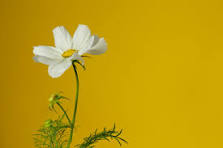
#> input picture Assignments/6th_APR/img1.jfif, 223 x 148 px
$ python Img_Num.py
#> lines starting #> are read from the running program, lines starting #| are printed output that depends on the picture
import cv2
import matplotlib.pyplot as plt

# Take image path from user
path = input("Enter image file path (example: sample.jpg): ")
#> the answer given: img1.jfif

# Load image
image = cv2.imread(path)
#> image is the input picture: shape (148, 223, 3); mean B, G, R 12.7, 156, 191.6

# Check if image exists
if image is None:
    print("❌ Image not found! Please check the path.")
else:
    print("\n✅ Image loaded successfully!\n")

    # Shape of image
    print("📌 Shape of image (Height, Width, Channels):")
    print(image.shape)
#| (148, 223, 3)

    # Pixel value at (0,0)
    print("\n📌 Pixel value at (0,0):")
    print(image[0, 0])
#| [  0 116 157]

    # First 10 pixel values
    print("\n📌 First 10 pixel values:")
    print(image.flatten()[:10])
#| [  0 116 157   0 116 157   1 117 158   1]

    # Split channels
    blue, green, red = cv2.split(image)
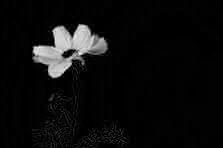
#> blue: shape (148, 223); min 0, max 248, mean 12.7
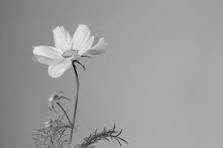
#> green: shape (148, 223); min 5, max 239, mean 156
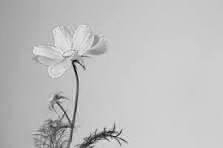
#> red: shape (148, 223); min 2, max 236, mean 191.6

    print("\n📌 Channel Information:")
    print("Blue channel shape:", blue.shape)
#| Blue channel shape: (148, 223)
    print("Green channel shape:", green.shape)
#| Green channel shape: (148, 223)
    print("Red channel shape:", red.shape)
#| Red channel shape: (148, 223)

    # Convert BGR → RGB for display
    image_rgb = cv2.cvtColor(image, cv2.COLOR_BGR2RGB)

    # Show image
    plt.imshow(image_rgb)
    plt.title("Input Image")
    plt.axis("off")
    plt.show()

$ run again, on Assignments/6th_APR/img4.jpg
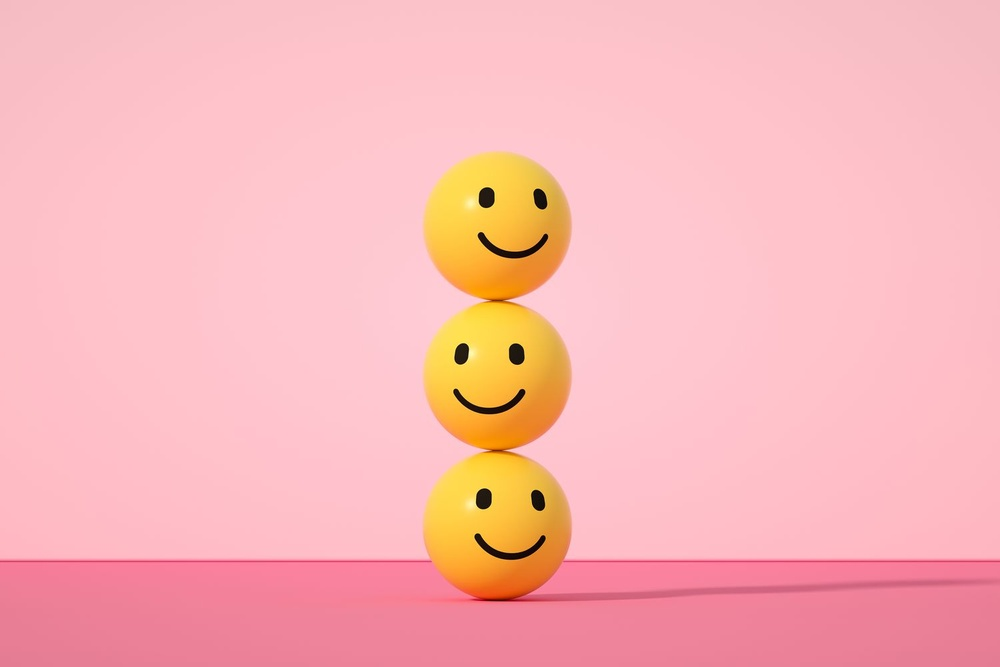
#> input picture Assignments/6th_APR/img4.jpg, 1000 x 667 px, shrunk from 1500 x 1000 before the run
#> image is the input picture: shape (667, 1000, 3); mean B, G, R 183.3, 181.6, 249.8
#| (667, 1000, 3)
#| [194 187 244]
#| [194 187 244 194 187 244 194 187 244 194]
#> `blue, green, red = cv2.split(image)`:
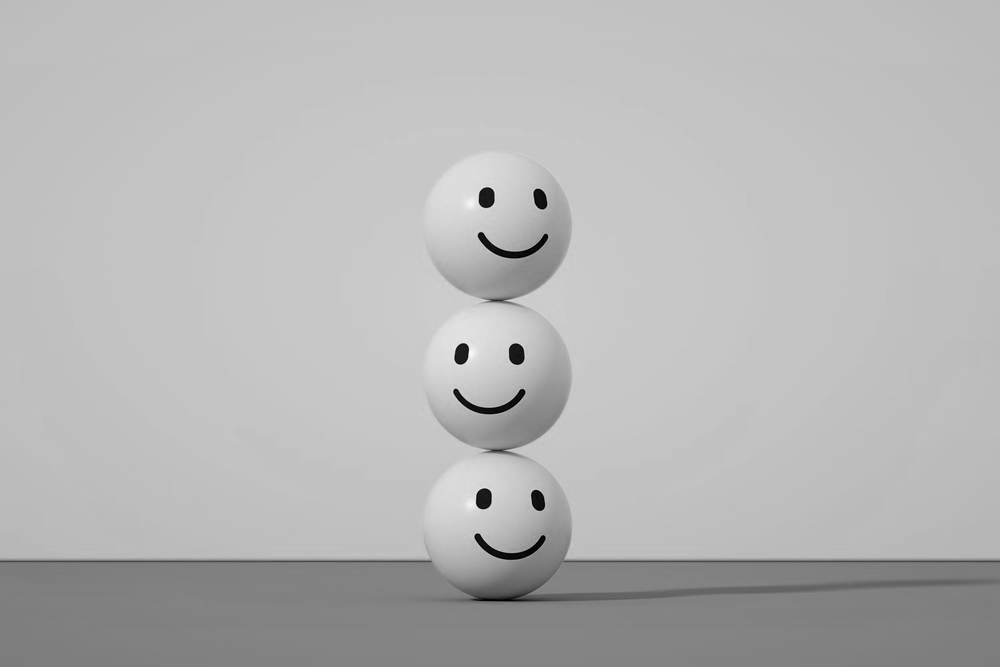
#> green: shape (667, 1000); min 0, max 255, mean 181.6
#> `blue, green, red = cv2.split(image)`:
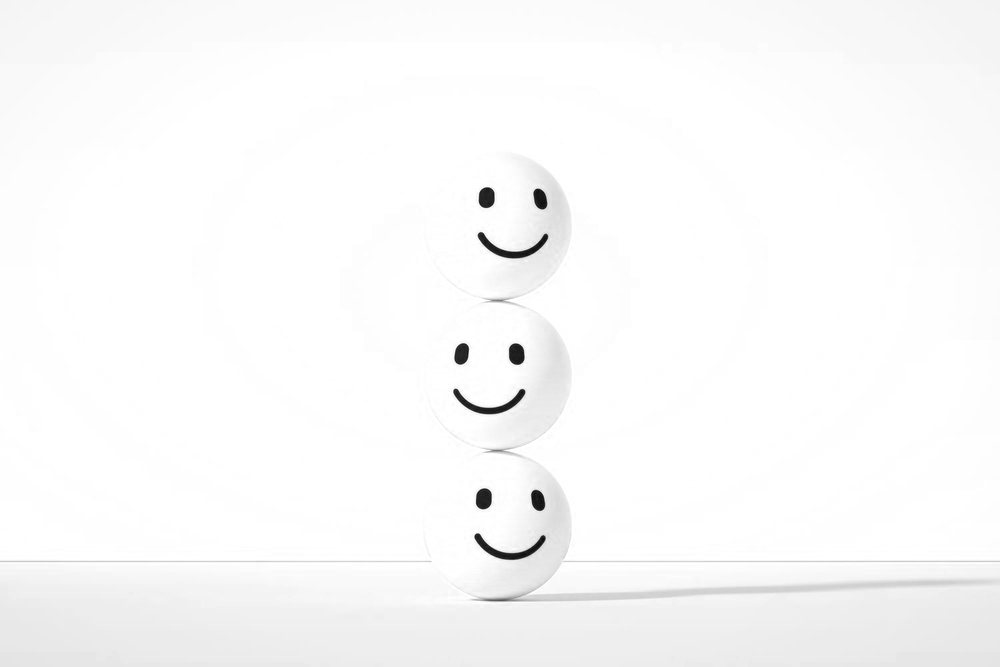
#> red: shape (667, 1000); min 11, max 255, mean 249.8
#| Blue channel shape: (667, 1000)
#| Green channel shape: (667, 1000)
#| Red channel shape: (667, 1000)
